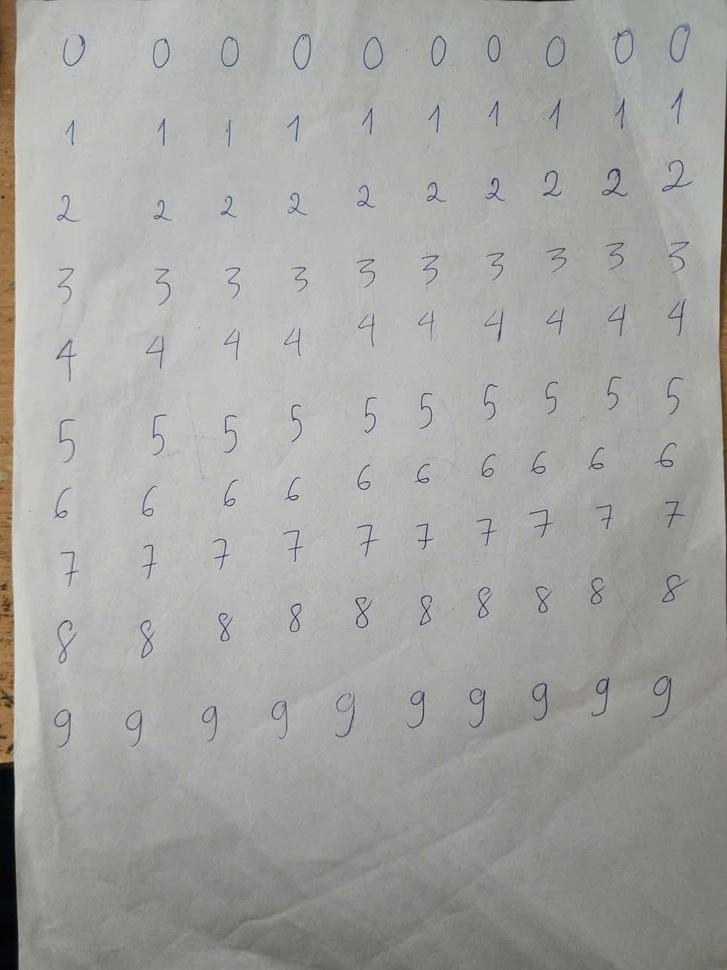
#> input picture test_img/z7226810320655_5dc866768b59192812574cf2f9221fff.jpg, 727 x 970 px, shrunk from 960 x 1280 before the run
$ python auto_cropper.py
#> lines starting #> are read from the running program, lines starting #| are printed output that depends on the picture; after the words box and inside, x2 and y2 are one past the last pixel; in counts of white or black regions, pixels touching at a corner belong together
import cv2
import numpy as np
import os

# --- CẤU HÌNH ---
IMAGE_PATH = 'test_img/z7226810320655_5dc866768b59192812574cf2f9221fff.jpg'  # Ảnh lớn chứa các chữ số
OUTPUT_DIR = 'finetune_data/temp_crops/' # Nơi lưu các ảnh đã cắt
PADDING = 15                           # Thêm 15px đệm xung quanh

# Tạo thư mục output
os.makedirs(OUTPUT_DIR, exist_ok=True)

# 1. Đọc và Tiền xử lý ảnh
img = cv2.imread(IMAGE_PATH)
#> img is the input picture: shape (970, 727, 3); mean B, G, R 161.2, 164.4, 164.4
if img is None:
    print(f"Lỗi: Không thể đọc ảnh từ {IMAGE_PATH}")
    exit()

gray = cv2.cvtColor(img, cv2.COLOR_BGR2GRAY)
blurred = cv2.GaussianBlur(gray, (5, 5), 0)

# QUAN TRỌNG: Dùng Adaptive Threshold và INVERT
# findContours cần vật thể TRẮNG trên nền ĐEN
thresh = cv2.adaptiveThreshold(
    blurred, 255,
    cv2.ADAPTIVE_THRESH_GAUSSIAN_C,
    cv2.THRESH_BINARY_INV,  # _INV = Invert
    11, 2
)
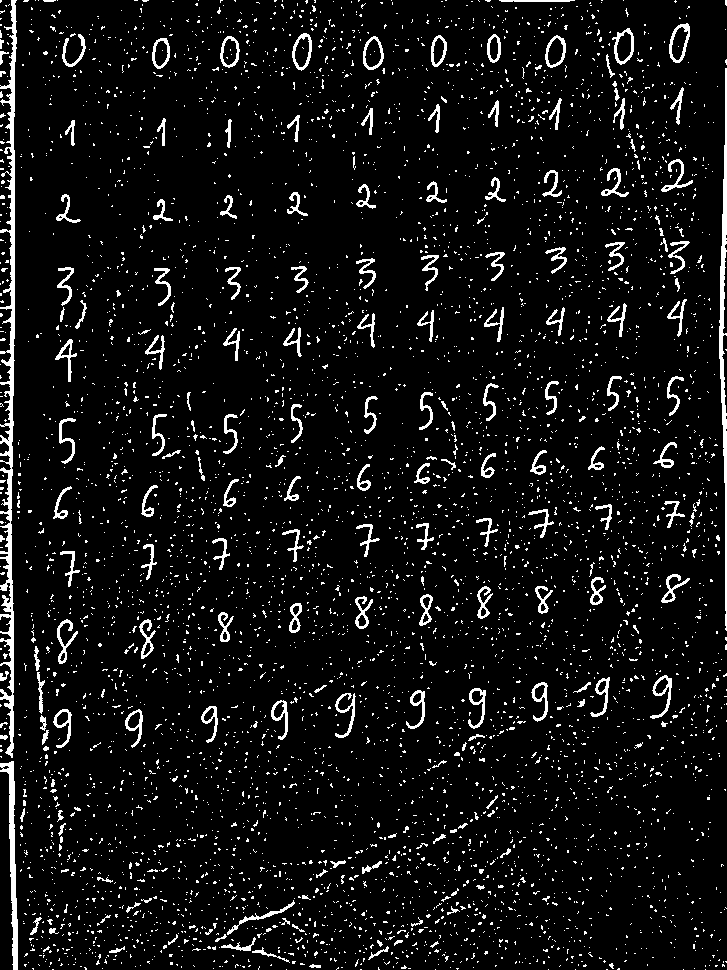
#> thresh: shape (970, 727); 6.8% white in thin lines or dots

# Dùng Dilation để làm nét chữ mỏng dày lên
kernel = np.ones((3, 3), np.uint8)
dilated = cv2.dilate(thresh, kernel, iterations=2)
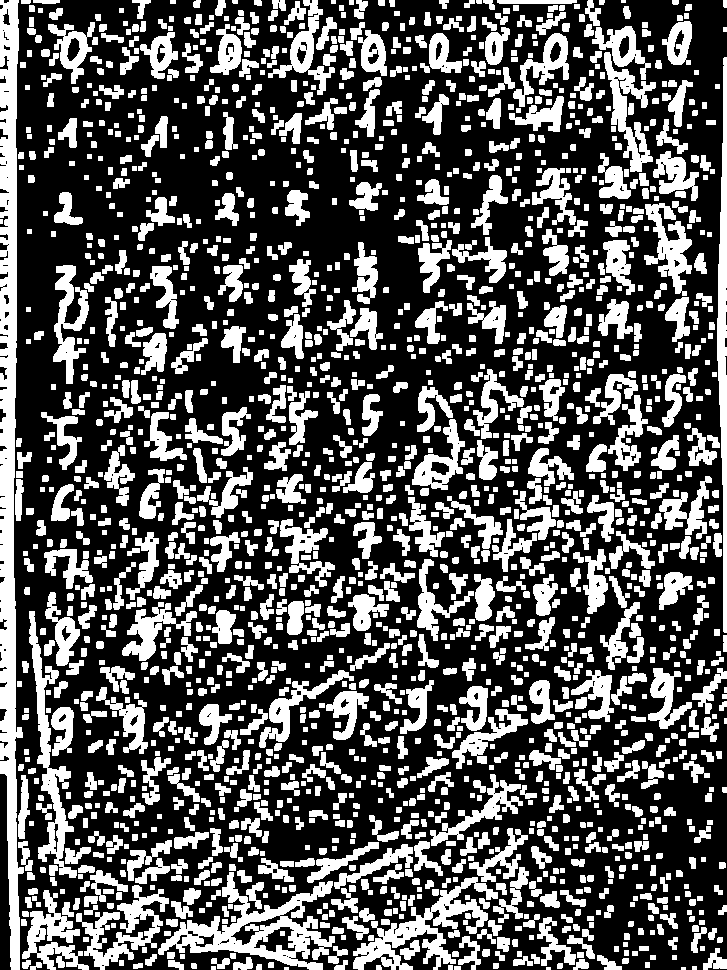
#> dilated: shape (970, 727); 34.6% white; 1950 white regions (7 under 20 px)

# 2. Tìm Contours
contours, hierarchy = cv2.findContours(
    dilated,
    cv2.RETR_EXTERNAL, # Chỉ lấy contour ngoài cùng
    cv2.CHAIN_APPROX_SIMPLE
)
#> contours = 1949 contours, 410 with area under 20; largest, box (x1, y1, x2, y2) and area: (0, 0, 24, 970) 12313, (158, 872, 335, 970) 6140, (353, 877, 498, 970) 3586, (29, 611, 77, 878) 2845, (717, 57, 727, 633) 2822

print(f"Tìm thấy {len(contours)} chữ số.")
#| Tìm thấy 1949 chữ số.
count = 0

# 3. Lặp, Cắt và Lưu
for c in contours:
    # Bỏ qua các contour quá nhỏ (nhiễu)
    if cv2.contourArea(c) < 50: # (Bạn có thể cần chỉnh số này)
        continue

    # Lấy Bounding Box (hộp bao quanh)
    (x, y, w, h) = cv2.boundingRect(c)

    # Thêm PADDING (giống như "loose crop" bạn làm thủ công)
    x1 = max(0, x - PADDING)
    y1 = max(0, y - PADDING)
    x2 = min(img.shape[1], x + w + PADDING)
    y2 = min(img.shape[0], y + h + PADDING)

    # Cắt từ ảnh GỐC (có màu hoặc xám, tuỳ bạn)
    # Cắt từ ảnh GỐC (img) chứ không phải ảnh thresh
    cropped_digit = img[y1:y2, x1:x2]

    # Lưu file
    save_path = os.path.join(OUTPUT_DIR, f'crop_{count}.png')
    cv2.imwrite(save_path, cropped_digit)

    count += 1
#> this loop made 1949 passes
#> c on passes 1 to 3: [[681, 967], [681, 969], [685, 969], [685, 967]], [[546, 967], [546, 969], [550, 969], [550, 967]], [[284, 967], [284, 969], [288, 969], [288, 967]]
#> after the loop, count = 648

print(f"Đã lưu {count} ảnh vào {OUTPUT_DIR}")
#| Đã lưu 648 ảnh vào finetune_data/temp_crops/
